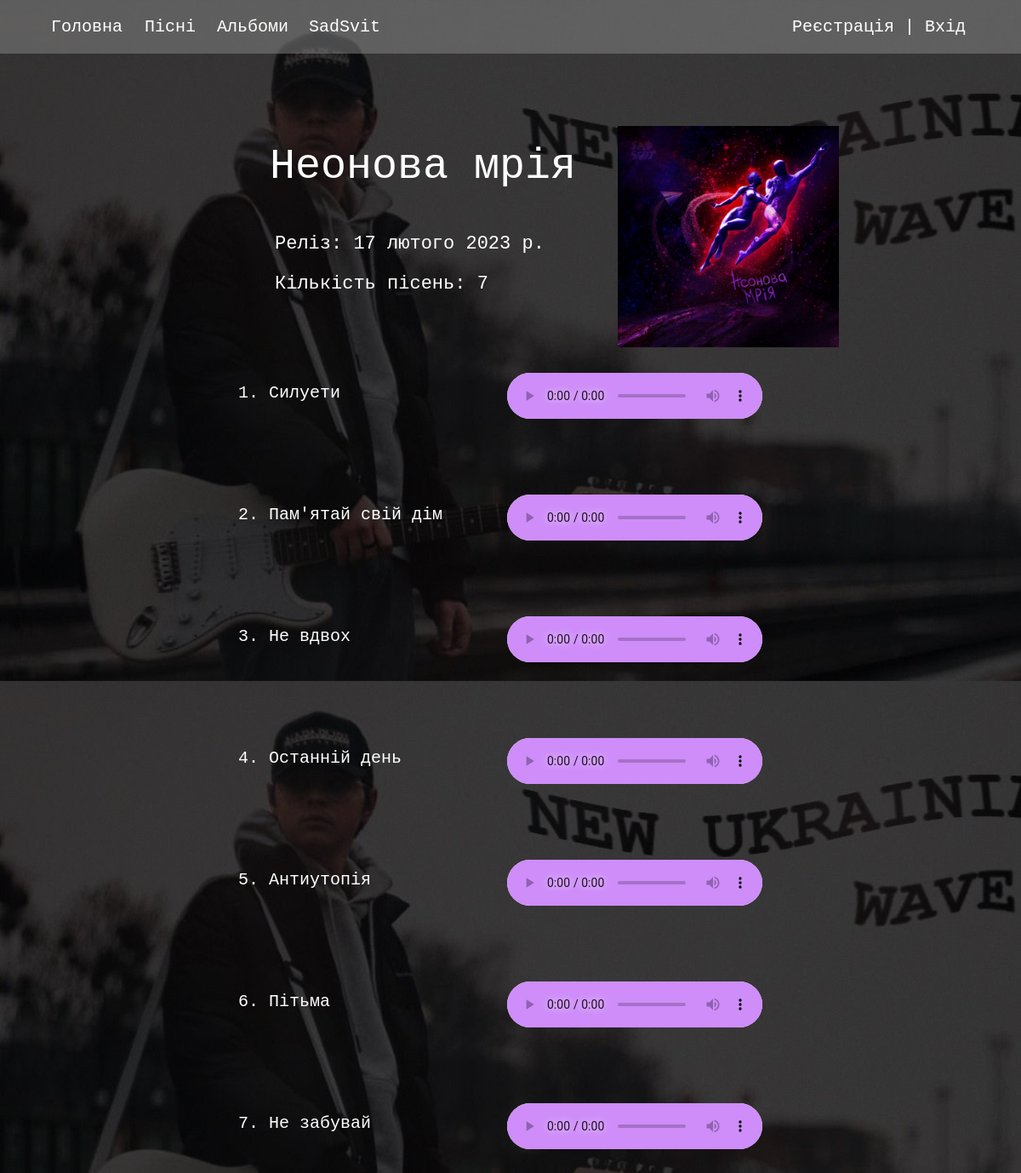
The app's page /neonova-mriya/adescription with its own data.
### songs_of_SS/models.py (models this page shows, shortened)
class Album(models.Model):
    name = models.CharField(max_length=100, db_index=True)
    slug = models.SlugField(max_length=100, unique=True, db_index=True)
    release_date = models.DateField()
    number_of_songs = models.IntegerField()
    photo = models.ImageField(upload_to = 'static/songs_of_SS/media', null=True)
    slug = models.SlugField(max_length=100, unique=True, db_index=True)
    def __str__(self):
        return self.name

class Song(models.Model):
    title = models.CharField(max_length=100)
    slug = models.SlugField(max_length=100, unique=True, db_index=True)
    artist = models.CharField(max_length=100)
    mp3_file = models.FileField(upload_to='mp3_files')
    text = models.TextField(blank=True)
    release_date = models.DateField()
    album = models.ForeignKey('Album', on_delete=models.SET_NULL, null=True)
    photo = models.ImageField(upload_to = 'static/songs_of_SS/media', null=True)

### songs_of_SS/views.py (the view)
# urls.py: path('<slug:slug>/adescription', views.AlbumDescription.as_view(), name='album_description'),
class AlbumDescription(DataMixin, DetailView):
    model = Album
    template_name = 'songs_of_SS/album_description.html'
    context_object_name = 'album'
    def get_context_data(self, *, object_list = None, **kwargs):
        context = super().get_context_data(**kwargs)
        a = Album.objects.filter(name = context['album'])
        context_def = self.get_user_context(title = context['album'], songs = Song.objects.filter(album = a[0].pk))
        return dict(list(context.items())+list(context_def.items()))

### songs_of_SS/utils.py (called while the page is built)
    def get_user_context(self, **kwargs):
        context = kwargs
        context['header_links'] = header_links
        return context

### songs_of_SS/templates/songs_of_SS/album_description.html (shortened to what this page needs)
{% extends 'songs_of_SS/base.html' %}
{% block content %}
<div class="album-description">
    <p class="name-album-description">{{ album.name }}</p>
    <p class="album-release-number-description">Реліз: {{ album.release_date }}</p>
    <p class="album-release-number-description">Кількість пісень: {{ album.number_of_songs }}</p>
    <img class="album-image-description" src="{{ album.photo.url }}">
</div>
    <ol class="songs-in-album">
        {% for song in songs %}
            <li>
                <p>{{ song.title }}</p>
                <audio controls class="audio-album-description">
                    <source src="{{ song.mp3_file.url }}" type="audio/mp3">
                </audio>
            </li>
        {% endfor %}
    </ol>
{% endblock %}

### songs_of_SS/static/songs_of_SS/css/style.css (style rules this page uses)
body { margin: 0; padding: 0; background-image: url('../media/maxresdefault.jpg'); background-size:cover; height: 100vh; font-family: 'Courier New', Courier, monospace; }
audio { top: 22px; position: relative; }
.album-description { margin-left: 50%; top: 100px; position: relative; padding: 17px; margin-bottom: 40px; transform: translateX(-50%); height: 120px; }
.name-album-description { color: rgb(255, 255, 255); font-size: 50px; text-decoration: none; transition: 0.5s linear; }
.album-image-description { height: 260px; position: relative; top: -220px; left: 409px; }
.album-release-number-description { color: white; font-size: 22px; position: relative; left: 6px; }
.songs-in-album { color: white; position: relative; display: inline-block; top: 220px; margin-left: 40%; transform: translateX(-60%); }
li { padding-bottom: 20px; font-size: 20px; }
.audio-album-description { top: -55px; left: 280px; position: relative; }

### records on screen
Album: name "Неонова мрія", release_date "17 лютого 2023 р.", number_of_songs "7", photo (picture)
Song: title "Силуети"
Song: title "Пам'ятай свій дім"
Song: title "Не вдвох"
Song: title "Останній день"
Song: title "Антиутопія"
Song: title "Пітьма"
Song: title "Не забувай"

### other values on screen
{{ l.title }} "Головна" "Пісні" "Альбоми" "SadSvit"
